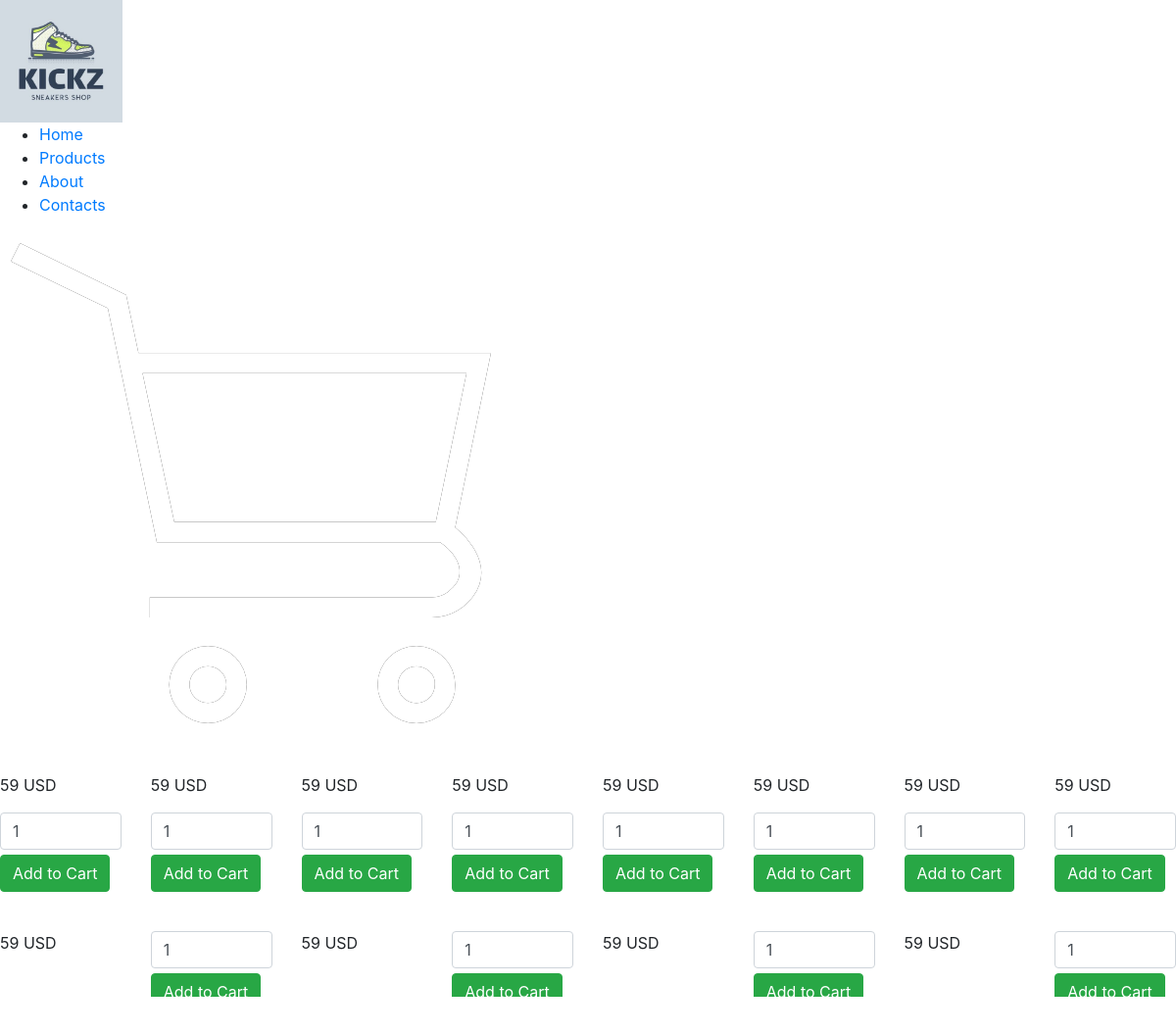
Screenshot of /products.php?page=4 with the database file from the repository.
### tables this page shows
CREATE TABLE `products` (
  `productID` varchar(60) DEFAULT NULL,
  `brand` varchar(100) DEFAULT NULL,
  `categories` varchar(100) DEFAULT NULL,
  `color` varchar(45) DEFAULT NULL,
  `imageURL` varchar(400) DEFAULT NULL,
  `name_desc` varchar(150) DEFAULT NULL,
  `price` double DEFAULT NULL,
  `currency` varchar(8) DEFAULT NULL,
  `sizes` varchar(45) DEFAULT NULL
);

### includes/pagination.php (the view, shortened to what this page needs)
<?php
    $results_per_page = 12;
    $sql_query = "SELECT * FROM products";
    $result = mysqli_query($conn, $sql_query);
    $number_of_results = mysqli_num_rows($result);
    $number_of_pages = ceil($number_of_results / $results_per_page);
    if (!isset($_GET['page'])) {
        $page = 1;
    }
    else {
        $page = $_GET['page'];
    }
    $this_page_first_result = ($page-1) * $results_per_page;
    $sql_query = "SELECT * FROM products LIMIT " . $this_page_first_result  . ',' . $results_per_page;
    $result = mysqli_query($conn, $sql_query);
    ?>
    <div class="products">
        <div class="row">
            <?php while ($row = mysqli_fetch_array($result)) { ?>
                <div class="col-md prod_block">
                    <form method="post" action="cart.php?action=add&id=<?php echo $row["product_id"]; ?>">
                    <div class="row price_cart">
                        <div class="col-md price">
                            <p> <?php echo $row['price'] . ' ' . $row['currency'] ?> </p>
                        </div>
                        <div class="col-md pag_cart">
                            <input type="text" name="quantity" value="1" class="form-control" />
                            <input type="submit" name="add_to_cart" style="margin-top:5px;" class="btn btn-success" value="Add to Cart" />
                        </div>
                    </div>
                    </form>
                </div>
            <?php } ?>
        </div>
    </div>
    <div class="links">
        <?php
            for ($page=1; $page <= $number_of_pages; ++$page) {
                echo '<a href="products.php?page=' . $page . '">' . $page . '</a> ';
            }
        ?>
    </div>

### rows the page displays
products: price "59", currency "USD"
products: price "59", currency "USD"
products: price "59", currency "USD"
products: price "59", currency "USD"
products: price "59", currency "USD"
products: price "59", currency "USD"
products: price "59", currency "USD"
products: price "59", currency "USD"
products: price "59", currency "USD"
products: price "59", currency "USD"
products: price "59", currency "USD"
products: price "59", currency "USD"
